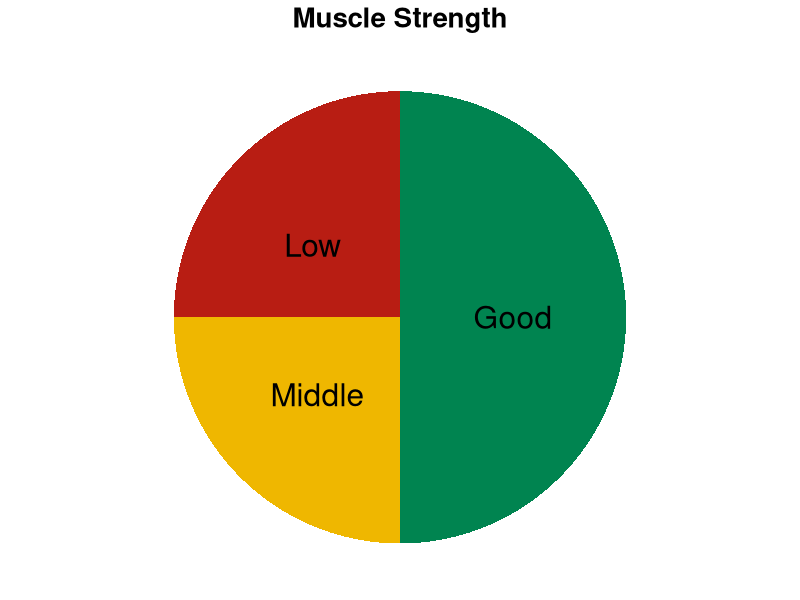
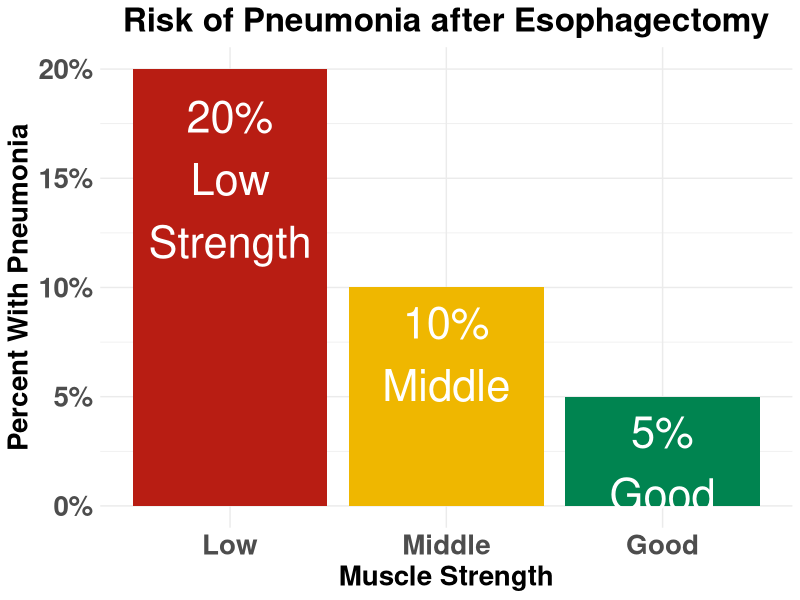

Generate these figures, in order, with R:
## ---- chunk 1
library(ggplot2)

#create data frame
data <- data.frame("Group" = c('Good', 'Middle', 'Low'),
                   "amount" = c(50, 25, 25),
                   "risk" = c(.1,.05,.005),
                   "pos" = c(75,13,36))
data<-data[order(-data$risk),]
data$category<-factor(data$Group, levels = c("Low","Middle","Good"))
legend_ord<-c("Good","Middle","Low")

#create pie chart
ggplot(data, aes(x="", y=amount, fill=Group)) +
  geom_bar(stat="identity", width=1) +
  coord_polar("y", start=pi) +
  theme_void()+
  #scale_fill_discrete(breaks=legend_ord)
  scale_fill_manual(values=c("#008450","#EFB700","#B81D13"), breaks=legend_ord)+
  theme(legend.position="none")+
  geom_text(aes(x=1, y = pos, label = Group),size=8)+
  labs(title="Muscle Strength", face="bold", size=14)+
  theme(plot.title=element_text(size=20, face="bold", hjust=0.5))

#data

## ---- chunk 2
library(ggplot2)
df1<-data.frame(pneumonia=c(0.20,0.10,0.05),strength=c("Low","Middle","Good"),pneumonia_labels =c("20%\nLow\nStrength","10%\nMiddle","5%\nGood"))
strengths=c("Low","Middle","Good")
group_widths=c(25,25,50)
p<-ggplot(data=df1, aes(x=strength,y=pneumonia))+
  geom_bar(stat="identity", fill=c("#B81D13","#EFB700","#008450"))+scale_x_discrete(limits=strengths)+scale_y_continuous(labels = scales::percent_format(accuracy=1)) +
        geom_text(aes(label=pneumonia_labels),vjust=1.2, color="white",size=11)+
  theme_minimal()+
  theme( axis.text=element_text(size=20,face="bold"),axis.title.x=element_text(size=20, face="bold"),axis.title.y=element_text(size=20, face="bold"),plot.title = element_text(hjust=0.5,face="bold",size=24)) +
  ggtitle("Risk of Pneumonia after Esophagectomy") +
  labs(y="Percent With Pneumonia",x="Muscle Strength") 
p
